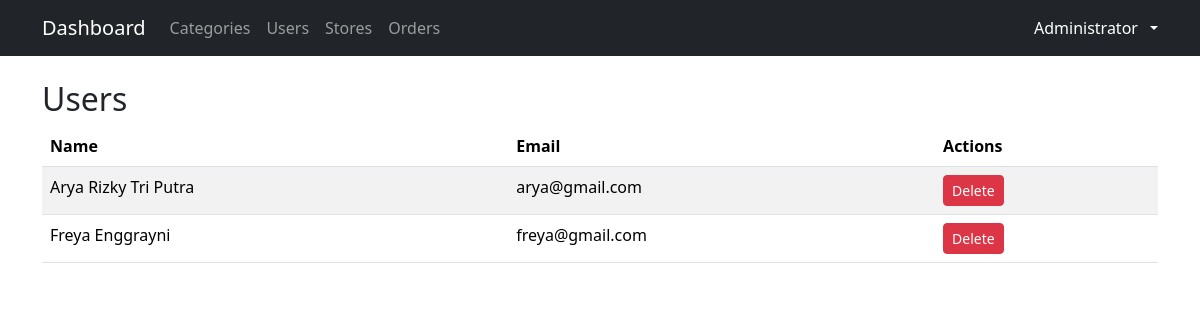
Page /dashboard/users/index.php (signed in) on the committed database.
### tables this page shows
CREATE TABLE IF NOT EXISTS `users` (
  `id` int NOT NULL AUTO_INCREMENT,
  `role` enum('administrator','customer') NOT NULL DEFAULT 'customer',
  `name` varchar(225) NOT NULL,
  `email` varchar(225) NOT NULL,
  `address` text,
  `password` varchar(225) NOT NULL,
  PRIMARY KEY (`id`)
);

### dashboard/users/index.php (the view, shortened to what this page needs)
<?php require_once('../../layouts/head.php') ?>
<?php require_once('../../layouts/navbar.php') ?>
<?php
$database = new Database();
$pdo = $database->getConnection();
$stmt = $pdo->query("SELECT * FROM users WHERE role != 'administrator'");
$users = $stmt->fetchAll(PDO::FETCH_ASSOC);
?>
<section class="container my-4">
<h2>Users</h2>
<table class="table table-striped">
    <thead>
        <tr>
            <th>Name</th>
            <th>Email</th>
            <th>Actions</th>
        </tr>
    </thead>
    <tbody>
        <?php foreach ($users as $user): ?>
        <tr>
            <td><?= htmlspecialchars($user['name']) ?></td>
            <td><?= htmlspecialchars($user['email']) ?></td>
            <td>
                <a href="<?= getDomainUrl() . '/dashboard/users/delete.php?id=' . $user['id']?>" class="btn btn-sm btn-danger" onclick="return confirm('Are you sure?')">Delete</a>
            </td>
        </tr>
        <?php endforeach; ?>
    </tbody>
</table>
</section>
<?php require_once('../../layouts/tail.php') ?>

### rows in the picture
users: name "Arya Rizky Tri Putra", email "arya@gmail.com"
users: name "Freya Enggrayni", email "freya@gmail.com"

### other values in the picture
$_COOKIE['user_name'] "Administrator"
